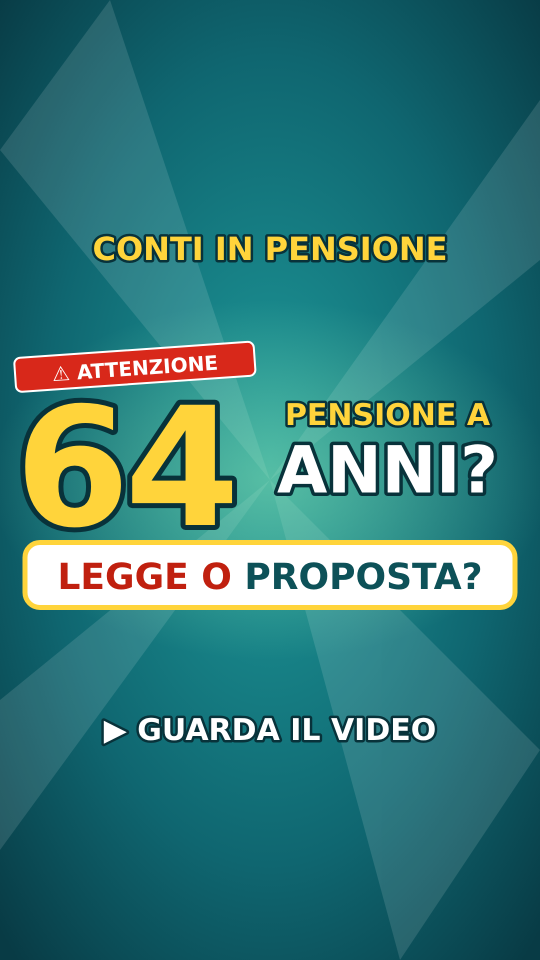
#> input picture conti_in_pensione/06-video-lungo-1-pensione-64-anni/facebook/copertina-fb-verticale.png, 1080 x 1920 px (shown at 1/2 size)
$ python gen_fb.py
#> lines starting #> are read from the running program, lines starting #| are printed output that depends on the picture
import asyncio
from playwright.async_api import async_playwright
svg='''<svg xmlns="http://www.w3.org/2000/svg" width="1080" height="1920" viewBox="0 0 1080 1920" style="font-family:'DejaVu Sans','Liberation Sans',Arial,sans-serif;font-weight:900">
<defs><radialGradient id="g" cx="50%" cy="48%" r="70%"><stop offset="0" stop-color="#1E9A9A"/><stop offset="0.6" stop-color="#0F6670"/><stop offset="1" stop-color="#083B45"/></radialGradient>
<radialGradient id="glow" cx="50%" cy="50%" r="50%"><stop offset="0" stop-color="#8FE3B0" stop-opacity=".55"/><stop offset="1" stop-color="#8FE3B0" stop-opacity="0"/></radialGradient></defs>
<rect width="1080" height="1920" fill="url(#g)"/>
<g opacity=".12" fill="#fff"><polygon points="540,960 0,300 220,0"/><polygon points="540,960 1080,200 1080,520"/><polygon points="540,960 1080,1500 800,1920"/><polygon points="540,960 0,1400 0,1700"/></g>
<ellipse cx="540" cy="900" rx="520" ry="420" fill="url(#glow)"/>
<g transform="translate(540 470) rotate(-3)"><rect x="-330" y="-60" width="660" height="120" rx="18" fill="#D8281A" stroke="#fff" stroke-width="6"/>
<text x="0" y="28" font-size="68" fill="#fff" text-anchor="middle">⚠ ATTENZIONE</text></g>
<text x="540" y="665" font-size="82" fill="#FFD43B" text-anchor="middle" stroke="#08323A" stroke-width="14" paint-order="stroke" stroke-linejoin="round">PENSIONE A</text>
<text x="520" y="1050" font-size="470" fill="#FFD43B" text-anchor="middle" letter-spacing="-14" stroke="#08323A" stroke-width="26" paint-order="stroke" stroke-linejoin="round">64</text>
<text x="540" y="1290" font-size="190" fill="#fff" text-anchor="middle" stroke="#08323A" stroke-width="20" paint-order="stroke" stroke-linejoin="round">ANNI?</text>
<rect x="110" y="1345" width="860" height="190" rx="36" fill="#fff" stroke="#FFD43B" stroke-width="12"/>
<text x="540" y="1437" font-size="84" fill="#C0200F" text-anchor="middle">LEGGE O</text>
<text x="540" y="1505" font-size="60" fill="#0D5158" text-anchor="middle" opacity="0">.</text>
</svg>'''
# riga 2 dentro il riquadro
svg=svg.replace('<text x="540" y="1437" font-size="84" fill="#C0200F" text-anchor="middle">LEGGE O</text>','<text x="540" y="1432" font-size="92" fill="#C0200F" text-anchor="middle">LEGGE O</text><text x="540" y="1530" font-size="92" fill="#0D5158" text-anchor="middle">PROPOSTA?</text>').replace('<text x="540" y="1505" font-size="60" fill="#0D5158" text-anchor="middle" opacity="0">.</text>','')
svg=svg.replace('height="190" rx="36"','height="250" rx="36"')
async def main():
    async with async_playwright() as p:
        b=await p.chromium.launch(executable_path='/opt/pw-browsers/chromium-1243/chrome-linux64/chrome'); pg=await b.new_page(viewport={'width':1080,'height':1920})
        await pg.set_content('<body style="margin:0">'+svg+'</body>')
        await pg.screenshot(path='copertina-fb-verticale.png')
        # verifica: misura testi
        r=await pg.evaluate('''()=>[...document.querySelectorAll('text')].map(t=>{const b=t.getBBox();return [t.textContent,Math.round(b.x),Math.round(b.y),Math.round(b.x+b.width),Math.round(b.y+b.height)]})''')
        for x in r: print(x)
        await b.close()
asyncio.run(main())
#> (the call stopped at `async def main(): async with async_playwright() as p: b=await p.chromi..`: playwright is not available in this run)
# simulazione ritaglio 4:5 (1080x1350, centrato) e 3:4
from PIL import Image
im=Image.open('copertina-fb-verticale.png')
#> im is the input picture: PIL image 1080x1920 RGB; mean R, G, B 55.6, 120.8, 118.7
im.crop((0,285,1080,1635)).save('/tmp/crop45.png')
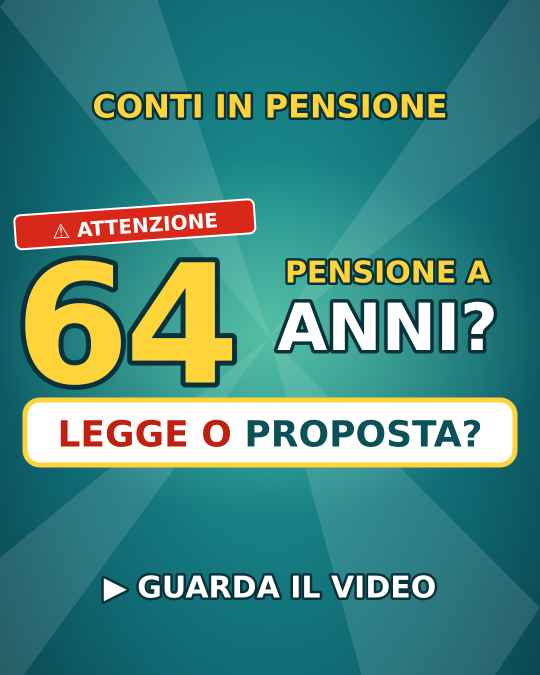
#> saved as crop45.png: PIL image 1080x1350 RGB (shown at 1/2 size); mean R, G, B 72, 133.4, 126.4

$ run again, with conti_in_pensione/06-video-lungo-1-pensione-64-anni/facebook/miniatura-fb-orizzontale-v2.png copied over conti_in_pensione/06-video-lungo-1-pensione-64-anni/facebook/copertina-fb-verticale.png
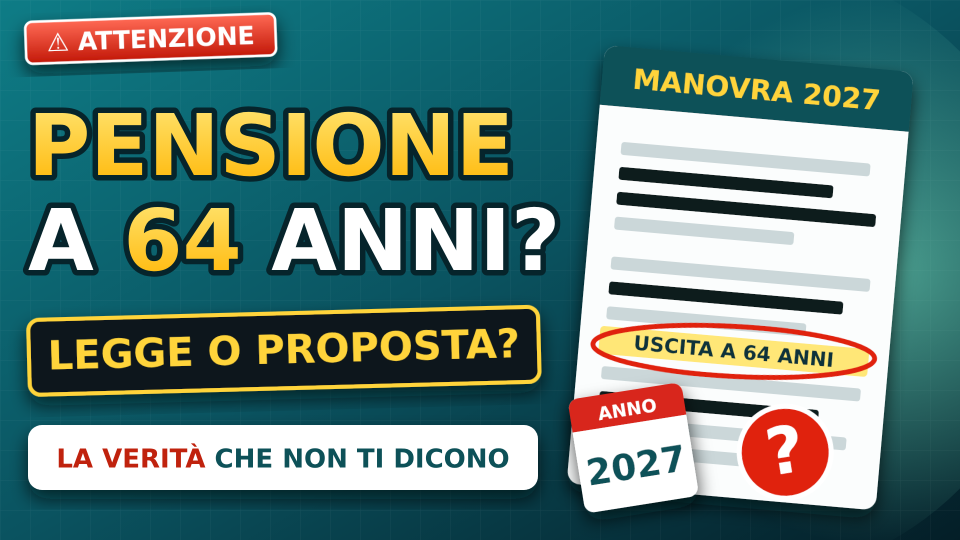
#> input picture conti_in_pensione/06-video-lungo-1-pensione-64-anni/facebook/miniatura-fb-orizzontale-v2.png, 1920 x 1080 px (shown at 1/2 size)
#> im is the input picture: PIL image 1920x1080 RGB; mean R, G, B 100.1, 128.8, 122.5
#> `im.crop((0,285,1080,1635)).save('/tmp/crop45.png')`:
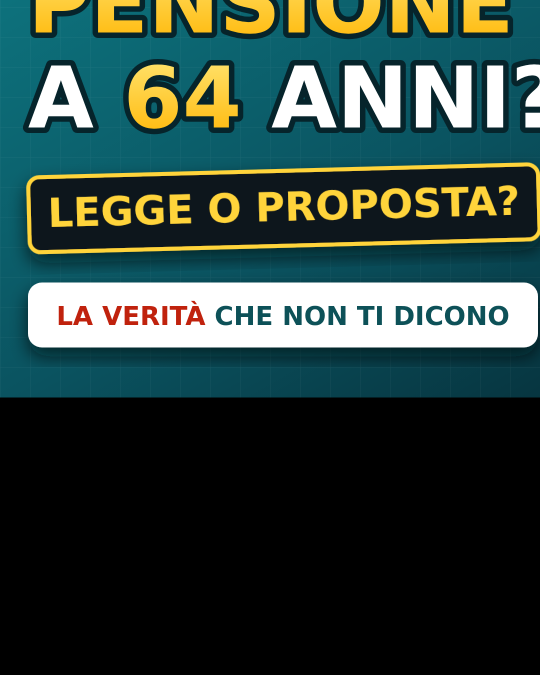
#> saved as crop45.png: PIL image 1080x1350 RGB (shown at 1/2 size); mean R, G, B 49, 67.5, 61.7

$ run again, with conti_in_pensione/06-video-lungo-1-pensione-64-anni/facebook/miniatura-fb-orizzontale.png copied over conti_in_pensione/06-video-lungo-1-pensione-64-anni/facebook/copertina-fb-verticale.png
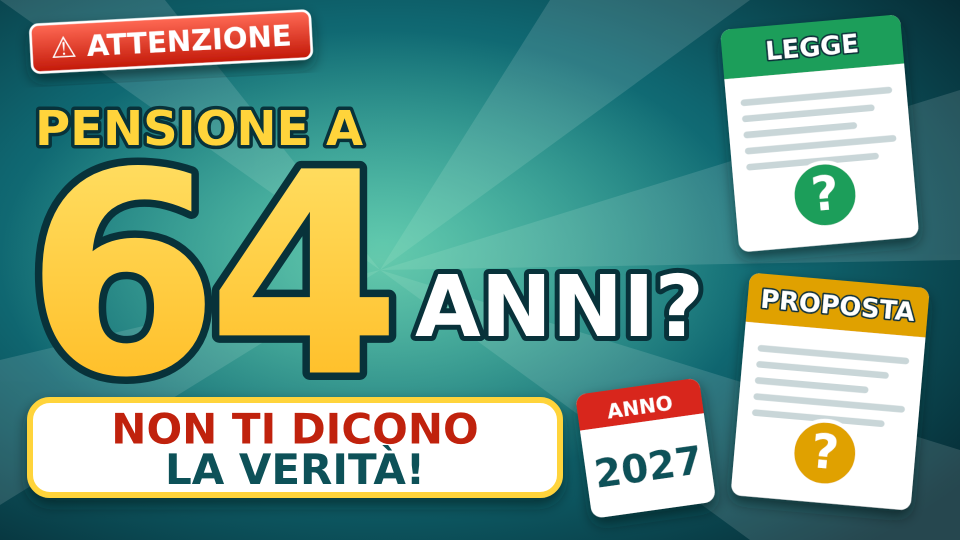
#> input picture conti_in_pensione/06-video-lungo-1-pensione-64-anni/facebook/miniatura-fb-orizzontale.png, 1920 x 1080 px (shown at 1/2 size)
#> im is the input picture: PIL image 1920x1080 RGB; mean R, G, B 118.6, 153.8, 135.8
#> `im.crop((0,285,1080,1635)).save('/tmp/crop45.png')`:
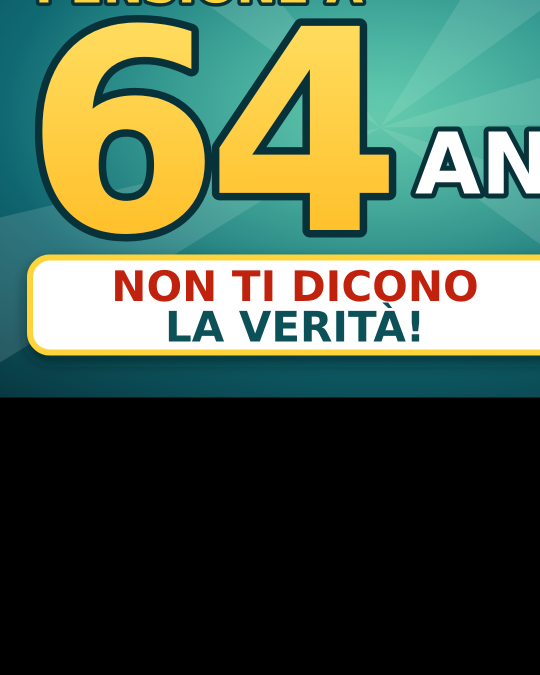
#> saved as crop45.png: PIL image 1080x1350 RGB (shown at 1/2 size); mean R, G, B 78, 95.8, 76.6
